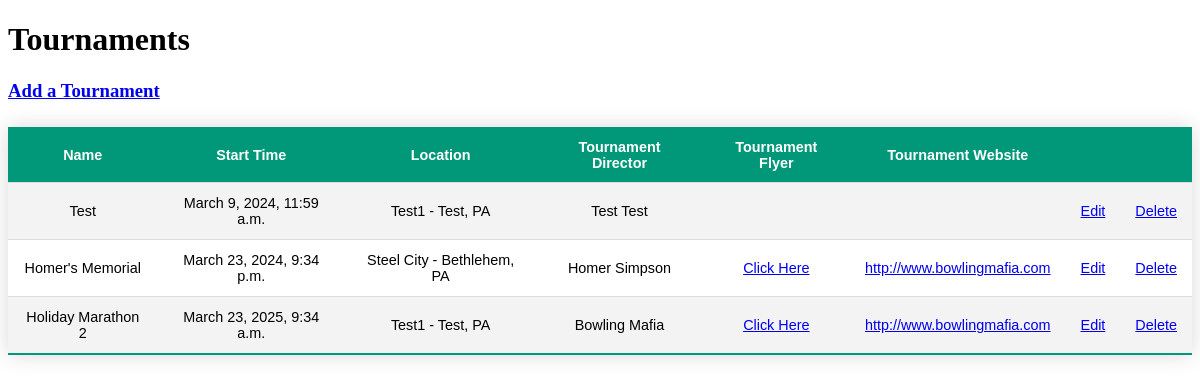
The page /tournaments on the database as committed earlier.
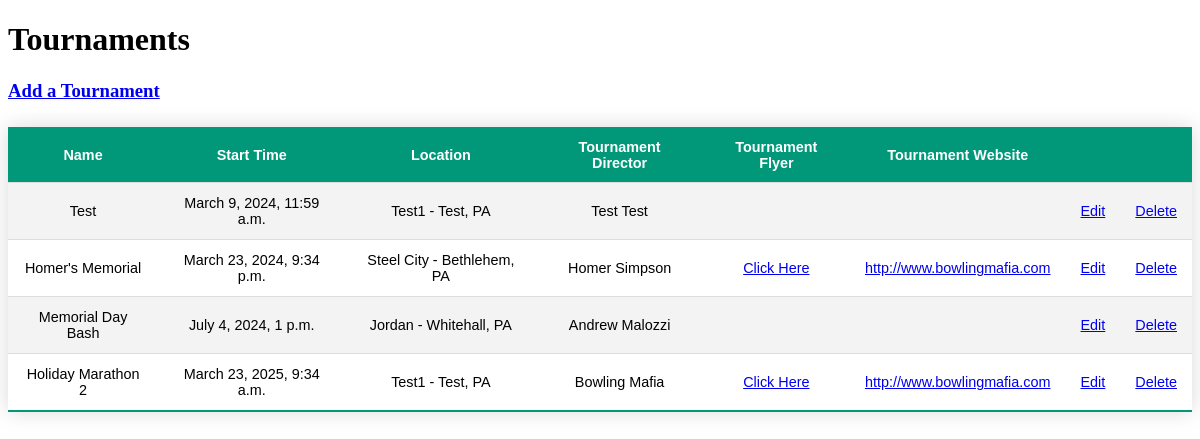
The same page on the database as committed later.
### tournaments/models.py (models this page shows)
class Tournament(models.Model):
    tournament_name = models.CharField(max_length=128)
    start_time = models.DateTimeField()
    bowling_center = models.ForeignKey(BowlingCenter, on_delete=models.CASCADE)
    tournament_director = models.ForeignKey(TournamentDirector, on_delete=models.CASCADE)
    website = models.URLField(max_length=256, blank=True)
    flyer = models.FileField(upload_to='tournament_flyers', blank=True)
    def __str__(self):
        return s.capwords(self.tournament_name)
    class Meta:
        ordering = ['start_time']

class BowlingCenter(models.Model):
    center_name = models.CharField(max_length=64)
    address = models.CharField(max_length=128)
    city = models.CharField(max_length=64)
    state = USStateField()
    zip_code = USZipCodeField(max_length=5)
    phone_number = PhoneNumberField()
    website = models.URLField(max_length=256, blank=True)
    def __str__(self):
        return f'{s.capwords(self.center_name, sep=" ")} - {s.capwords(self.city, sep=" ")}, {str(self.state)}'
    class Meta:
        verbose_name = 'Bowling Center'
        ordering = ['state', 'center_name']

class TournamentDirector(models.Model):
    first_name = models.CharField(max_length=64)
    last_name = models.CharField(max_length=64)
    email_address = models.EmailField(max_length=128)
    phone_number = PhoneNumberField()
    profile_picture = models.ImageField(upload_to='profile_pictures', blank=True)
    def __str__(self):
        return f'{s.capwords(self.first_name)} {s.capwords(self.last_name)}'
    class Meta:
        verbose_name = 'Tournament Director'
        ordering = ['first_name', 'last_name']

### tournaments/views.py (the view)
# urls.py: path('tournaments', views.TournamentList.as_view(), name='list_tournaments'),
class TournamentList(ListView):
    model = Tournament
    context_object_name = 'tournaments'
    template_name = 'tournaments/tournament_list.html'

### tournaments/templates/tournaments/tournament_list.html (shortened to what this page needs)
<!DOCTYPE html>
<html lang="en">
    <head>
    </head>
    <body>
        <h1>Tournaments</h1>
        <h3><a href="{% url 'create_tournament' %}">Add a Tournament</a></h3>
        <table id="tournaments">
            <thead>
                <tr>
                    <th>Name</th>
                    <th>Start Time</th>
                    <th>Location</th>
                    <th>Tournament Director</th>
                    <th>Tournament Flyer</th>
                    <th>Tournament Website</th>
                    <th></th>
                    <th></th>
                </tr>
            </thead>
            <tbody>
                    {% for tournament in tournaments %}
                <tr>
                    <td>{{ tournament }}</td>
                    <td>{{ tournament.start_time }}</td>
                    <td>{{ tournament.bowling_center }}</td>
                    <td>{{ tournament.tournament_director }}</td>
                    <td>
                        {% if tournament.flyer %}
                        <a href="{{ tournament.flyer.url }}" target="_blank">
                            Click Here
                        </a>
                        {% endif %}
                    </td>
                    <td>
                        <a href="{{ tournament.website }}" target="_blank">
                            {{ tournament.website }}
                        </a>
                    </td>
                    <td><a href="{% url 'update_tournament' tournament.id %}">Edit</a></td>
                    <td><a href="{% url 'delete_tournament' tournament.id %}">Delete</a></td>
                </tr>
                    {% endfor %}
            </tbody>
        </table>
    </body>
</html>

Rows that differ between the two databases and show on the page:
added Tournament: tournament_name "Memorial Day Bash", start_time "July 4, 2024, 1 p.m.", bowling_center "Jordan - Whitehall, PA", tournament_director "Andrew Malozzi"
